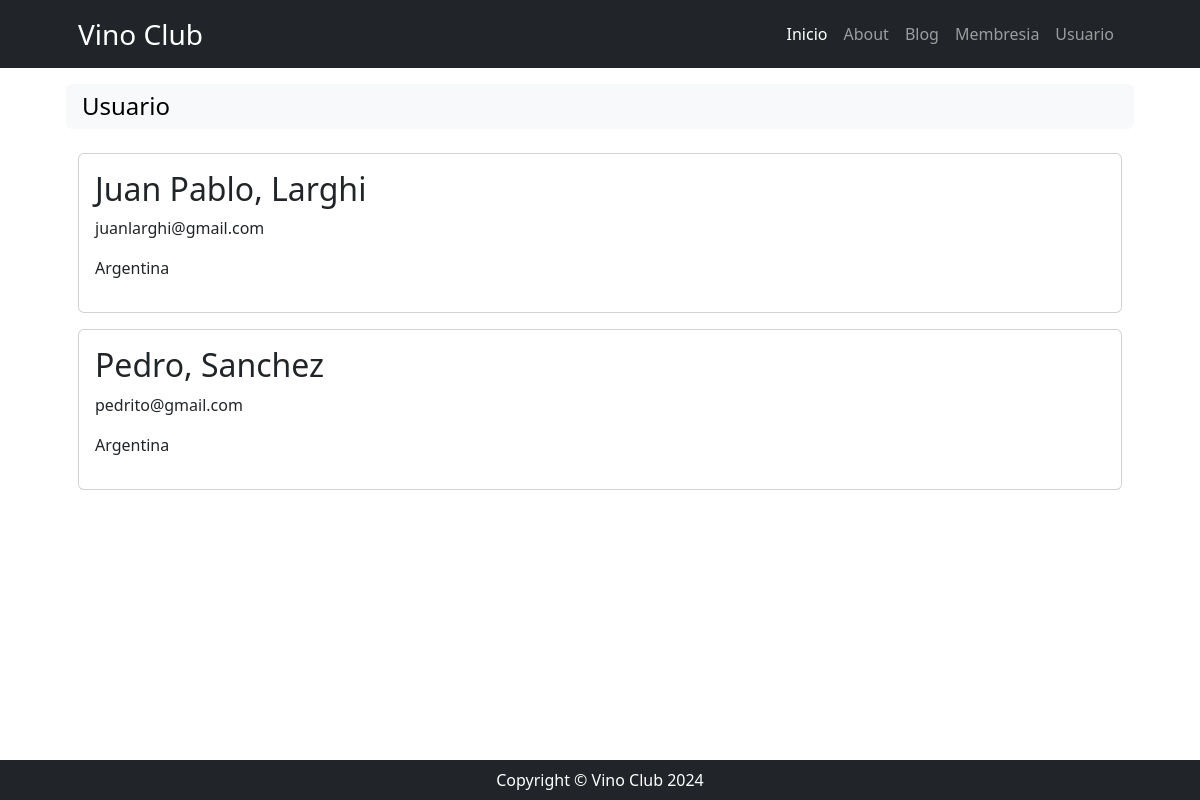
The page /usuario/ on the database as committed earlier.
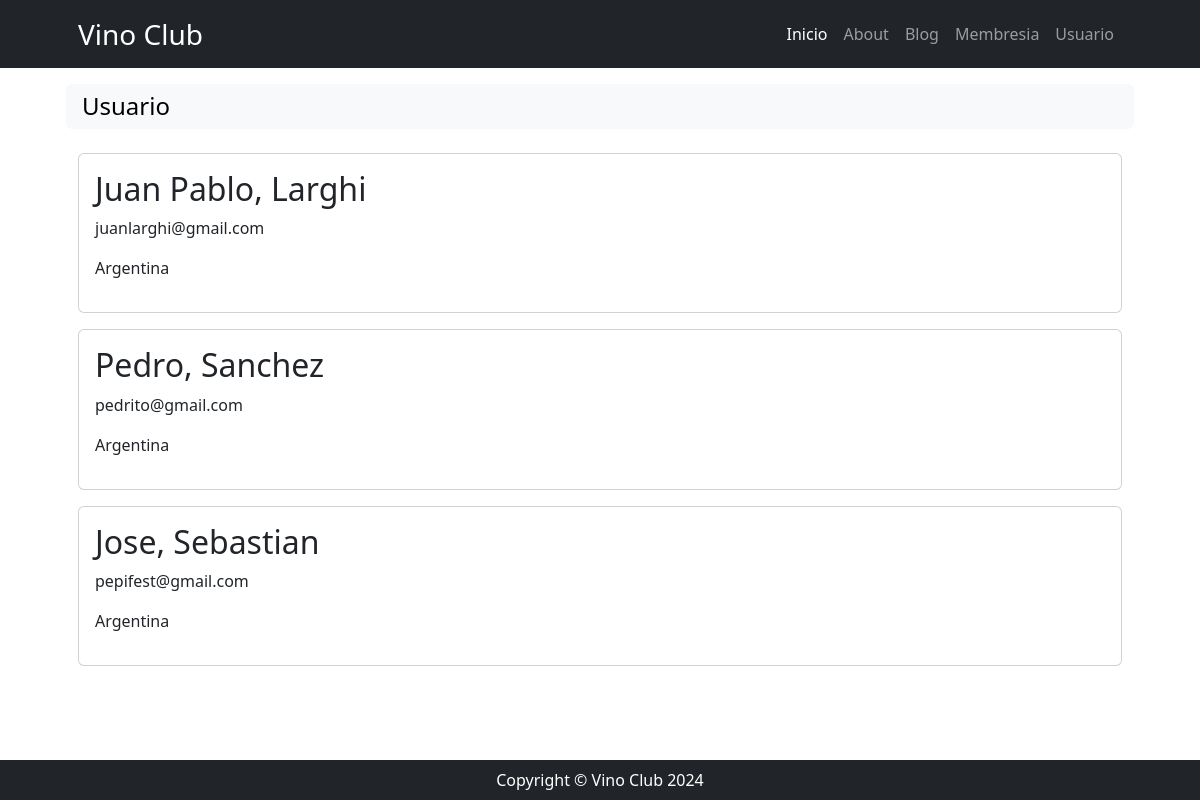
The same page on the database as committed later.
### usuario/models.py (models this page shows)
class Usuario(models.Model):
    nombre = models.CharField(max_length=45)
    apellido = models.CharField(max_length=45)
    pais_origen_id = models.ForeignKey(Pais, on_delete=models.SET_NULL, blank=True, null=True, verbose_name="país de origen")
    email = models.EmailField(max_length=100)
    password = models.CharField(max_length=200)
    created_at = models.DateField(auto_now_add=True)
    def __str__(self) -> str:
        return f"{self.nombre}, {self.apellido}"

class Pais(models.Model):
    nombre = models.CharField(max_length=45, verbose_name='país')
    def __str__(self):
        return self.nombre
    class Meta:
        verbose_name_plural = 'países'

### usuario/views.py (the view)
# urls.py: path('', views.home, name='home'),
def home(request):
    consulta_usuarios = models.Usuario.objects.all()
    context = {'usuarios': consulta_usuarios}
    return render(request, 'usuario/index.html', context)

### usuario/templates/usuario/index.html
{% extends 'core/base.html' %}
 {% block title %}
    {% include 'core/components/title1.html' with title='Usuario'%}
 {% endblock title %}
 {% block content %}
    {% for usuario in usuarios %}
      <div class="col mb-3">
        <div class="card">
           <div class="card-body">
          <h2>{{usuario}}</h2>
          <p>{{usuario.email}}</p>
          <p>{{usuario.pais_origen_id}}</p>
           </div>
        </div>
      </div>
    {% endfor %}
 {% endblock content %}

Rows that differ between the two databases and show on the page:
added Usuario: nombre+apellido "Jose, Sebastian", email "pepifest@gmail.com", pais_origen_id "Argentina"
